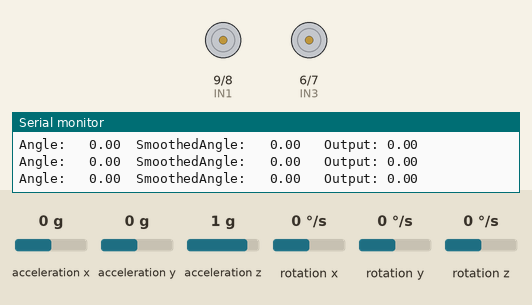
A sketch run on a simulated Arduino Uno, built with avr-gcc and run on an emulated ATmega328P. Parts: motor-driver pin pairs drawn as motors (green arrow = first pin HIGH = forward, orange = second pin HIGH = backward, longer = more drive, scaled by the enable pin), the last lines printed to the serial monitor. Inputs (shaded band) come from the test bench; at power-on: acceleration y 0 g, acceleration x 0 g, acceleration z 1 g, rotation x 0 °/s, rotation y 0 °/s, rotation z 0 °/s.

Above: at 1.2 s.
1.3 s: acceleration y set to 0.2 g
At 2.5 s:
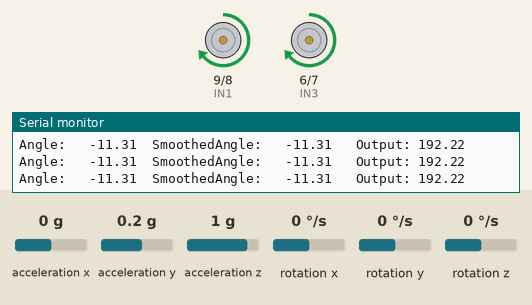
2.8 s: acceleration x set to -1.4 g
At 2.82 s:
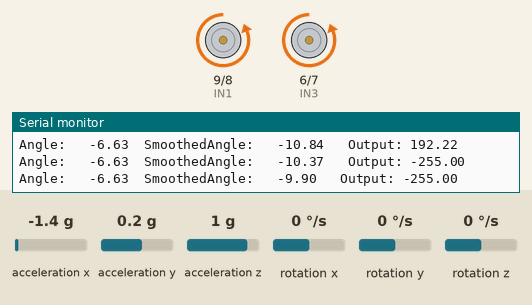
4.3 s: acceleration z set to 0 g
At 5.3 s:
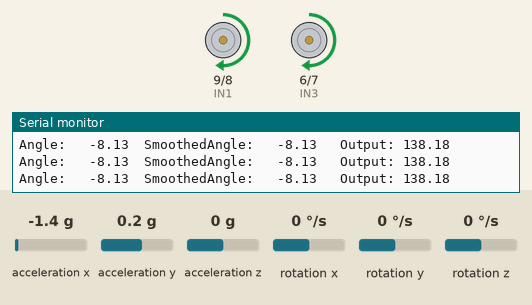
5.8 s: acceleration y set to -0.1 g
At 7.0 s:
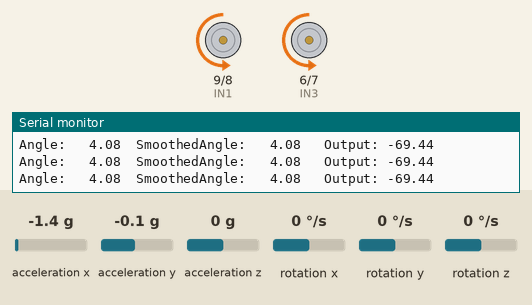
7.3 s: acceleration z set to -1.4 g
At 8.5 s:
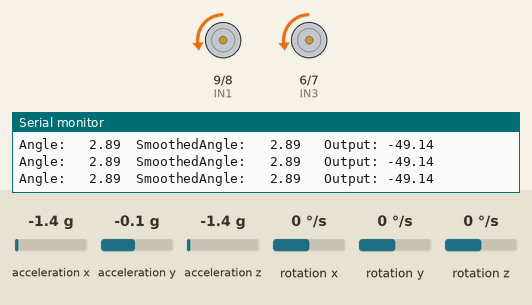
8.8 s: acceleration y set to -1.4 g
At 9.4 s:
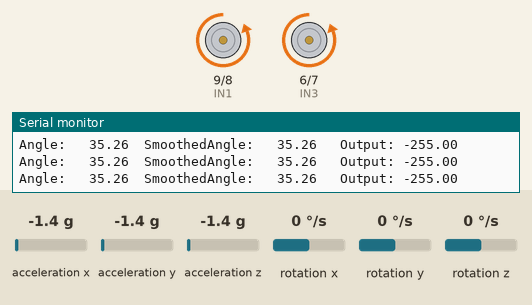
Timing chart, 0 to 11.3 s (numbered marks = the images above; inputs shaded):
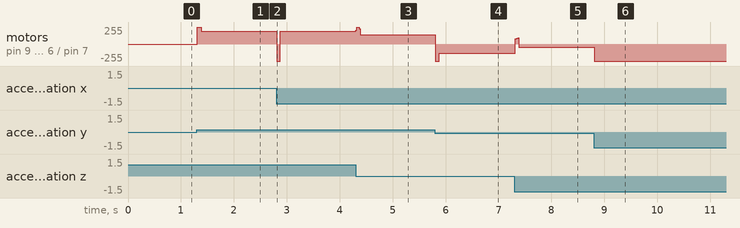

Measured:
- after the input at 1.3 s, motor on pin 9 (IN1) / pin 8 (IN2), motor on pin 6 (IN3) / pin 7 (IN4): stopped → forward 255/255 at once, → forward 192/255 0.07 s later
- after the input at 2.8 s, motor on pin 9 (IN1) / pin 8 (IN2), motor on pin 6 (IN3) / pin 7 (IN4): forward 192/255 → backward 255/255 at once, → forward 192/255 0.07 s later
- after the input at 4.3 s, motor on pin 9 (IN1) / pin 8 (IN2), motor on pin 6 (IN3) / pin 7 (IN4): forward 192/255 → forward 138/255 at once
- after the input at 5.8 s, motor on pin 9 (IN1) / pin 8 (IN2), motor on pin 6 (IN3) / pin 7 (IN4): forward 138/255 → backward 255/255 at once, → backward 138/255 0.07 s later
- after the input at 7.3 s, motor on pin 9 (IN1) / pin 8 (IN2), motor on pin 6 (IN3) / pin 7 (IN4): backward 138/255 → backward 49/255 at once
- after the input at 8.8 s, motor on pin 9 (IN1) / pin 8 (IN2), motor on pin 6 (IN3) / pin 7 (IN4): backward 49/255 → backward 255/255 at once

The sketch:

SelfBalancingRobot.ino
```cpp
#include <Wire.h>
#include <MPU6050.h>
#include <PID_v1.h>

#define MPU6050_ADDRESS 0x68

double Setpoint=0, Input, Output;
double Kp = 17, Ki = 0, Kd = 6;
PID pid(&Input, &Output, &Setpoint, Kp, Ki, Kd, DIRECT);

MPU6050 mpu;


const float ACCEL_SCALE_FACTOR = 9.80665 / 16384.0;
const float GYRO_SCALE_FACTOR = 250.0 / 32768.0;

// First Motor connections
int ENA = 10;
int IN1 = 9;
int IN2 = 8;
// Second Motor connections
int ENB = 5;
int IN3 = 6;
int IN4 = 7;


const int numReadings = 10;
float readings[numReadings];


void setup() {
  Serial.begin(115200);

  // Initialize MPU6050
  Wire.begin();
  mpu.initialize();

  // mpu.CalibrateAccel();
  // mpu.CalibrateGyro();

  //mpu.setXAccelOffset(-6051);
  //mpu.setYAccelOffset(-1442);
  //mpu.setZAccelOffset(1302);
  //mpu.setXGyroOffset(-2);
  //mpu.setYGyroOffset(-72);
  //mpu.setZGyroOffset(3);

  // Initialize PID
  pid.SetMode(AUTOMATIC);
  pid.SetSampleTime(10);
  pid.SetOutputLimits(-255, 255);

  pinMode(ENA, OUTPUT);
  pinMode(ENB, OUTPUT);
  pinMode(IN1, OUTPUT);
  pinMode(IN2, OUTPUT);
  pinMode(IN3, OUTPUT);
  pinMode(IN4, OUTPUT);

  analogWrite(ENA, 0);
  analogWrite(ENB, 0);

}

void loop() {

  int16_t ax, ay, az, gx, gy, gz;
  mpu.getMotion6(&ax, &ay, &az, &gx, &gy, &gz);

  float accelX = ax * ACCEL_SCALE_FACTOR;
  float accelY = ay * ACCEL_SCALE_FACTOR;
  float accelZ = az * ACCEL_SCALE_FACTOR;
  float gyroX = gx * GYRO_SCALE_FACTOR;
  float gyroY = gy * GYRO_SCALE_FACTOR;
  float gyroZ = gz * GYRO_SCALE_FACTOR;

  // Serial.print(accelX); Serial.print(" ");
  // Serial.print(accelY); Serial.print(" ");
  // Serial.print(accelZ); Serial.print(" ");
  // Serial.print(gyroX); Serial.print(" ");
  // Serial.print(gyroY); Serial.print(" ");
  // Serial.print(gyroZ); Serial.print(" ");


  // Pitch angle
  double angle = atan2(-accelY, sqrt(accelX * accelX + accelZ * accelZ)) * 180 / M_PI;
  for(int i = 0; i < numReadings-1; i++){
    readings[i] = readings[i+1];
  }
  readings[numReadings-1]=angle;

  float total = 0;
  for (int i = 0; i < numReadings; ++i){
    total+=readings[i];
  }
  double smoothedAngle = total / numReadings;
  // if(smoothedAngle<0)   smoothedAngle*=2;

  Input = smoothedAngle;

  pid.Compute();
  // if(smoothedAngle<0 && Output<128){
  //   Output*=2;
  // }

  if (abs(Output) > 0.1) {
    if (Output > 0) {
        digitalWrite(IN1, HIGH);
        digitalWrite(IN2, LOW);
        digitalWrite(IN3, HIGH);
        digitalWrite(IN4, LOW);

    } else {
        digitalWrite(IN1, LOW);
        digitalWrite(IN2, HIGH);
        digitalWrite(IN3, LOW);
        digitalWrite(IN4, HIGH);

    }
    analogWrite(ENA, abs(Output));
    analogWrite(ENB, abs(Output));
  } else {
    analogWrite(ENA, 0);
    analogWrite(ENB, 0);
  }

  Serial.print("Angle: \t");
  Serial.print(angle);
  Serial.print("\tSmoothedAngle: \t");
  Serial.print(smoothedAngle);
  Serial.print("\t Output: ");
  Serial.println(Output);

  delay(1);
}
```
